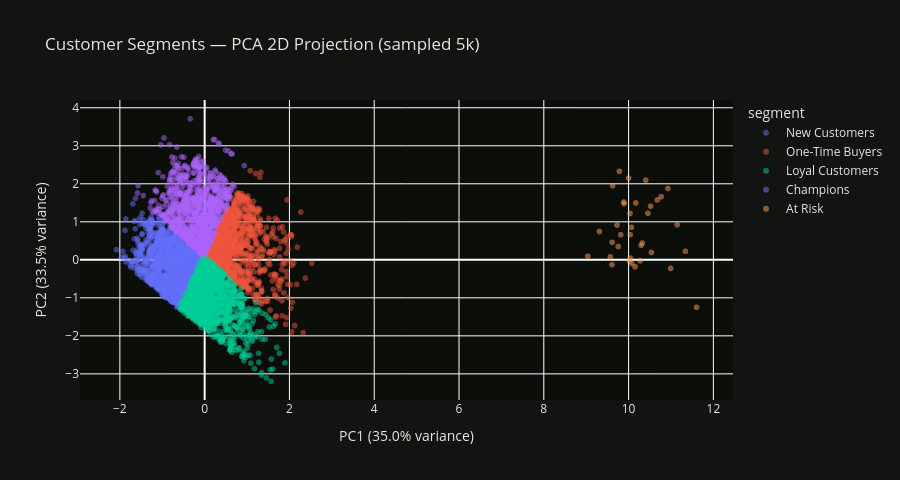

The notebook cell saved with this chart:
### Markdown cell above
## 10. PCA Visualisation (2D)

### Code cell
pca = PCA(n_components=2, random_state=42)
X_pca = pca.fit_transform(X_scaled)

rfm['pca1'] = X_pca[:, 0]
rfm['pca2'] = X_pca[:, 1]

sample_pca = rfm.sample(min(5000, len(rfm)), random_state=42)

fig = px.scatter(
    sample_pca, x='pca1', y='pca2',
    color='segment',
    title='Customer Segments — PCA 2D Projection (sampled 5k)',
    labels={'pca1': f'PC1 ({pca.explained_variance_ratio_[0]*100:.1f}% variance)',
            'pca2': f'PC2 ({pca.explained_variance_ratio_[1]*100:.1f}% variance)'},
    opacity=0.5,
    height=480
)
fig.update_layout(
    plot_bgcolor='#0c0e0a', paper_bgcolor='#111410',
    font=dict(color='#e4e8e0')
)
fig.show()

print(f'PCA explained variance: PC1={pca.explained_variance_ratio_[0]*100:.1f}%, '
      f'PC2={pca.explained_variance_ratio_[1]*100:.1f}%')

### Figure 1 — Plotly figure (JSON) as saved in the notebook; plotly's stock layout.template omitted (floating-point values rounded to 4 significant figures; data arrays with more than 128 entries replaced by an {"elided": "..."} marker saying what was removed)
{"data": [{"hovertemplate": "segment=New Customers<br>PC1 (35.0% variance)=%{x}<br>PC2 (33.5% variance)=%{y}<extra></extra>", "legendgroup": "New Customers", "marker": {"color": "#636efa", "opacity": 0.5, "symbol": "circle"}, "mode": "markers", "name": "New Customers", "showlegend": true, "type": "scattergl", "x": {"elided": "1423 float values"}, "xaxis": "x", "y": {"elided": "1423 float values"}, "yaxis": "y"}, {"hovertemplate": "segment=One-Time Buyers<br>PC1 (35.0% variance)=%{x}<br>PC2 (33.5% variance)=%{y}<extra></extra>", "legendgroup": "One-Time Buyers", "marker": {"color": "#EF553B", "opacity": 0.5, "symbol": "circle"}, "mode": "markers", "name": "One-Time Buyers", "showlegend": true, "type": "scattergl", "x": {"elided": "995 float values"}, "xaxis": "x", "y": {"elided": "995 float values"}, "yaxis": "y"}, {"hovertemplate": "segment=Loyal Customers<br>PC1 (35.0% variance)=%{x}<br>PC2 (33.5% variance)=%{y}<extra></extra>", "legendgroup": "Loyal Customers", "marker": {"color": "#00cc96", "opacity": 0.5, "symbol": "circle"}, "mode": "markers", "name": "Loyal Customers", "showlegend": true, "type": "scattergl", "x": {"elided": "1493 float values"}, "xaxis": "x", "y": {"elided": "1493 float values"}, "yaxis": "y"}, {"hovertemplate": "segment=Champions<br>PC1 (35.0% variance)=%{x}<br>PC2 (33.5% variance)=%{y}<extra></extra>", "legendgroup": "Champions", "marker": {"color": "#ab63fa", "opacity": 0.5, "symbol": "circle"}, "mode": "markers", "name": "Champions", "showlegend": true, "type": "scattergl", "x": {"elided": "1054 float values"}, "xaxis": "x", "y": {"elided": "1054 float values"}, "yaxis": "y"}, {"hovertemplate": "segment=At Risk<br>PC1 (35.0% variance)=%{x}<br>PC2 (33.5% variance)=%{y}<extra></extra>", "legendgroup": "At Risk", "marker": {"color": "#FFA15A", "opacity": 0.5, "symbol": "circle"}, "mode": "markers", "name": "At Risk", "showlegend": true, "type": "scattergl", "x": [10.32, 10.93, 9.894, 10.15, 9.727, 9.756, 9.311, 10.08, 10.4, 10.3, 9.57, 11.6, 9.61, 9.999, 10.46, 10.27, 10.02, 9.038, 9.814, 10.99, 9.612, 10.03, 11.15, 9.784, 10.04, 9.884, 10.52, 9.623, 10.17, 10.54, 10.67, 10.07, 11.34, 10.04, 10.77], "xaxis": "x", "y": [0.4414, 1.877, 1.48, -0.1825, 0.9164, 0.3497, 0.7445, -0.09488, 2.096, 0.3816, 0.07654, -1.248, -0.1278, 2.149, 1.227, -0.02674, -0.03757, 0.09681, 0.6595, -0.2249, 0.4623, 1.22, 0.9208, 2.328, 0.6616, 1.52, 1.412, 1.947, 1.496, 0.1933, 1.576, 0.8547, 0.2234, 0.04603, 1.661], "yaxis": "y"}], "layout": {"font": {"color": "#e4e8e0"}, "height": 480, "legend": {"title": {"text": "segment"}, "tracegroupgap": 0}, "paper_bgcolor": "#111410", "plot_bgcolor": "#0c0e0a", "title": {"text": "Customer Segments — PCA 2D Projection (sampled 5k)"}, "xaxis": {"anchor": "y", "domain": [0, 1], "title": {"text": "PC1 (35.0% variance)"}}, "yaxis": {"anchor": "x", "domain": [0, 1], "title": {"text": "PC2 (33.5% variance)"}}}}
